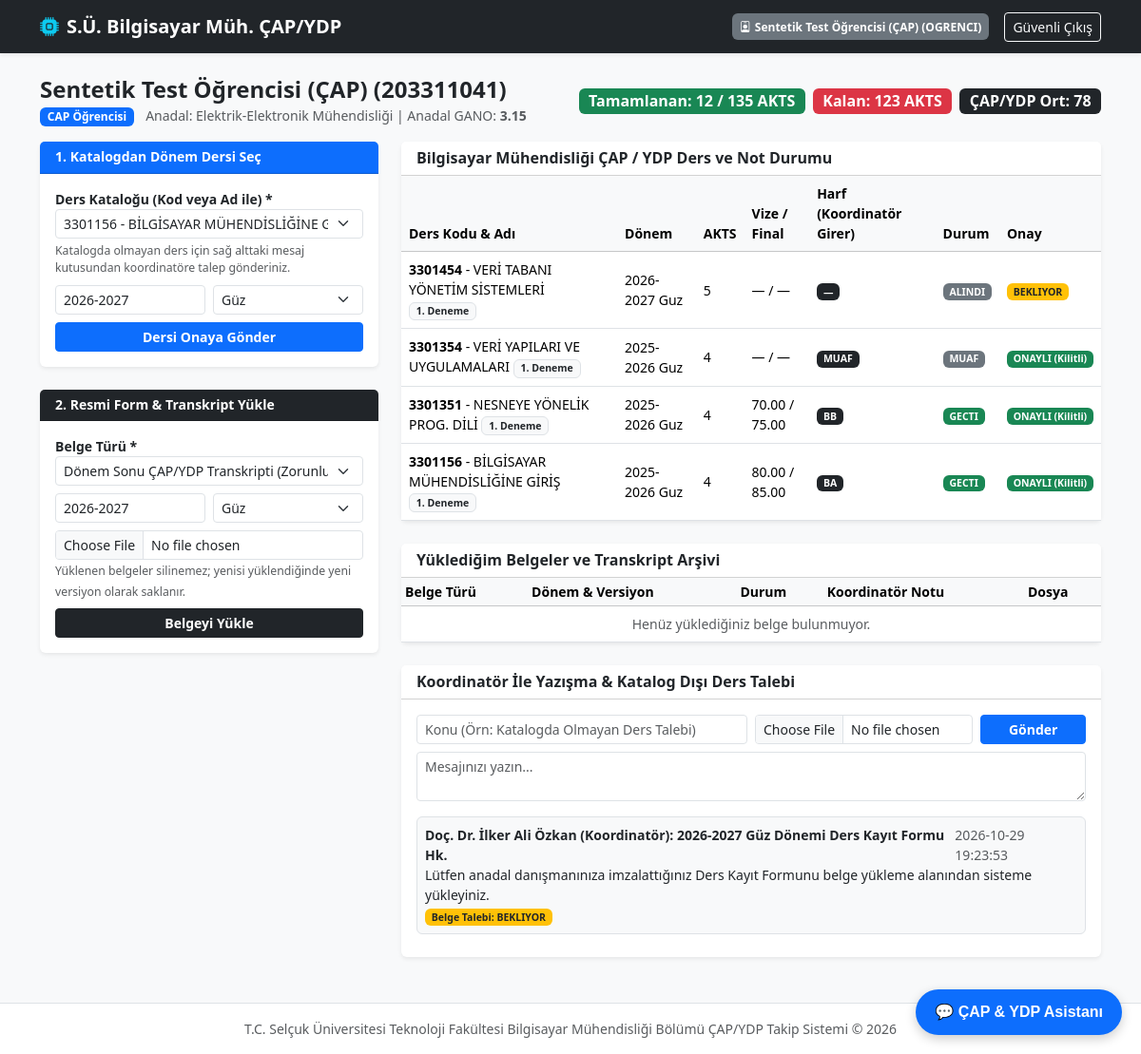
Page /ogrenci/index.php (signed in) on the committed database.
### tables this page shows
CREATE TABLE IF NOT EXISTS students (
    id INT AUTO_INCREMENT PRIMARY KEY,
    user_id INT NOT NULL,
    program_turu ENUM('CAP', 'YDP') NOT NULL,
    anadal_bolum VARCHAR(100) NOT NULL,
    kabul_donemi VARCHAR(20) NOT NULL,
    kayitli_donem_sayisi INT DEFAULT 1,
    anadal_gano DECIMAL(3,2) DEFAULT 0.00,
    anadal_gano_kaynak VARCHAR(100) DEFAULT 'Resmi Transkript',
    gano_dusme_sayisi INT DEFAULT 0,
    cap_ort_dusme_sayisi INT DEFAULT 0,
    ust_uste_ders_almama INT DEFAULT 0,
    koordinator_ozel_notu TEXT NULL,
    durum ENUM('aktif', 'mezun', 'sertifika_aldi', 'kaydi_silindi') DEFAULT 'aktif',
    durum_gerekcesi TEXT NULL,
    FOREIGN KEY (user_id) REFERENCES users(id) ON DELETE CASCADE
);

CREATE TABLE IF NOT EXISTS users (
    id INT AUTO_INCREMENT PRIMARY KEY,
    ogrenci_no VARCHAR(20) UNIQUE NULL,
    email VARCHAR(100) UNIQUE NOT NULL,
    password_hash VARCHAR(255) NOT NULL,
    ad_soyad VARCHAR(100) NOT NULL,
    role ENUM('koordinator', 'ogrenci', 'bolum_baskani', 'ogrenci_isleri') NOT NULL,
    is_active TINYINT(1) DEFAULT 1,
    created_at TIMESTAMP DEFAULT CURRENT_TIMESTAMP
);

CREATE TABLE IF NOT EXISTS student_courses (
    id INT AUTO_INCREMENT PRIMARY KEY,
    student_id INT NOT NULL,
    course_id INT NOT NULL,
    akademik_yil VARCHAR(15) NOT NULL,
    donem ENUM('Guz', 'Bahar', 'Yaz') NOT NULL,
    deneme_sayisi INT DEFAULT 1,
    vize_notu DECIMAL(5,2) NULL,
    final_notu DECIMAL(5,2) NULL,
    sayisal_ortalama DECIMAL(5,2) NULL,
    harf_notu VARCHAR(5) NULL,
    durum ENUM('planlandi', 'alindi', 'gecti', 'kaldi', 'muaf', 'cikarildi') DEFAULT 'planlandi',
    onay_durumu ENUM('bekliyor', 'onaylandi', 'reddedildi', 'iptal') DEFAULT 'bekliyor',
    degisiklik_gerekcesi TEXT NULL,
    islem_yapan_id INT NULL,
    guncelleme_tarihi TIMESTAMP DEFAULT CURRENT_TIMESTAMP ON UPDATE CURRENT_TIMESTAMP,
    FOREIGN KEY (student_id) REFERENCES students(id) ON DELETE CASCADE,
    FOREIGN KEY (course_id) REFERENCES course_catalog(id)
);

CREATE TABLE IF NOT EXISTS course_catalog (
    id INT AUTO_INCREMENT PRIMARY KEY,
    ders_kodu VARCHAR(20) NOT NULL,
    ders_adi VARCHAR(150) NOT NULL,
    akts INT NOT NULL,
    kredi INT NOT NULL,
    muafiyet_aciklama TEXT NULL,
    is_active TINYINT(1) DEFAULT 1
);

CREATE TABLE IF NOT EXISTS messages (
    id INT AUTO_INCREMENT PRIMARY KEY,
    student_id INT NOT NULL,
    gonderen_user_id INT NOT NULL,
    alici_user_id INT NOT NULL,
    konu VARCHAR(150) NOT NULL,
    mesaj TEXT NOT NULL,
    ekli_dosya_yolu VARCHAR(255) NULL,
    belge_talebi_mi TINYINT(1) DEFAULT 0,
    talep_durumu ENUM('yok', 'bekliyor', 'yuklendi', 'onaylandi', 'reddedildi') DEFAULT 'yok',
    okundu_mu TINYINT(1) DEFAULT 0,
    gonderim_tarihi TIMESTAMP DEFAULT CURRENT_TIMESTAMP,
    FOREIGN KEY (student_id) REFERENCES students(id) ON DELETE CASCADE
);

### ogrenci/index.php (the view, shortened to what the rows shown need)
<?php
require_once '../config/db.php';
$stmt = $db->prepare("SELECT s.*, u.ad_soyad, u.ogrenci_no FROM students s JOIN users u ON s.user_id = u.id WHERE u.id = ?");
$stmt->execute([$_SESSION['user_id']]);
$student = $stmt->fetch();
$db->prepare("UPDATE messages SET okundu_mu = 1 WHERE student_id = ? AND alici_user_id = ?")->execute([$student['id'], $_SESSION['user_id']]);
$dersler = $db->prepare("SELECT sc.*, cc.ders_kodu, cc.ders_adi, cc.akts FROM student_courses sc JOIN course_catalog cc ON sc.course_id = cc.id WHERE sc.student_id = ? ORDER BY sc.akademik_yil DESC, sc.id DESC");
$dersler->execute([$student['id']]);
$alinan_dersler = $dersler->fetchAll();
$mesajlar = $db->prepare("SELECT m.*, u.ad_soyad FROM messages m JOIN users u ON m.gonderen_user_id = u.id WHERE m.student_id = ? ORDER BY m.id DESC");
$mesajlar->execute([$student['id']]);
$mesaj_listesi = $mesajlar->fetchAll();
require_once '../includes/header.php';
?>
<div class="d-flex justify-content-between align-items-center mb-3">
    <div>
        <h4 class="fw-bold mb-0"><?= e($student['ad_soyad']) ?> (<?= e($student['ogrenci_no']) ?>)</h4>
        <span class="badge bg-primary"><?= e($student['program_turu']) ?> Öğrencisi</span>
        <span class="text-muted small ms-2">Anadal: <?= e($student['anadal_bolum']) ?> | Anadal GANO: <b><?= e($student['anadal_gano']) ?></b></span>
    </div>
</div>
<div class="row g-4">
    <div class="col-lg-8">
        <div class="card border-0 shadow-sm mb-4">
            <div class="table-responsive">
                <table class="table table-hover align-middle mb-0 small">
                    <thead class="table-light">
                        <tr>
                            <th>Ders Kodu & Adı</th>
                            <th>Dönem</th>
                            <th>AKTS</th>
                            <th>Vize / Final</th>
                            <th>Harf (Koordinatör Girer)</th>
                            <th>Durum</th>
                            <th>Onay</th>
                        </tr>
                    </thead>
                    <tbody>
                        <?php foreach ($alinan_dersler as $d): ?>
                            <tr>
                                <td>
                                    <b><?= e($d['ders_kodu']) ?></b> - <?= e($d['ders_adi']) ?>
                                    <span class="badge bg-light text-dark border"><?= $d['deneme_sayisi'] ?>. Deneme</span>
                                </td>
                                <td><?= e($d['akademik_yil']) ?> <?= e($d['donem']) ?></td>
                                <td><?= $d['akts'] ?></td>
                                <td><?= $d['vize_notu'] ?? '—' ?> / <?= $d['final_notu'] ?? '—' ?></td>
                                <td><span class="badge bg-dark"><?= e($d['harf_notu'] ?: '—') ?></span></td>
                                <td><span class="badge bg-<?= $d['durum']==='gecti'?'success':($d['durum']==='kaldi'?'danger':'secondary') ?>"><?= strtoupper(e($d['durum'])) ?></span></td>
                                <td>
                                    <span class="badge bg-<?= $d['onay_durumu']==='onaylandi'?'success':($d['onay_durumu']==='reddedildi'?'danger':'warning text-dark') ?>">
                                        <?= $d['onay_durumu']==='onaylandi' ? 'ONAYLI (Kilitli)' : strtoupper(e($d['onay_durumu'])) ?>
                                    </span>
                                </td>
                            </tr>
                        <?php endforeach; ?>
                    </tbody>
                </table>
            </div>
        </div>
        <div class="card border-0 shadow-sm mb-4">
            <div class="table-responsive">
                <table class="table table-sm align-middle mb-0 small">
                    <thead class="table-light">
                        <tr><th>Belge Türü</th><th>Dönem & Versiyon</th><th>Durum</th><th>Koordinatör Notu</th><th>Dosya</th></tr>
                    </thead>
                </table>
            </div>
        </div>
        <div class="card border-0 shadow-sm">
            <div class="card-body small">
                <?php foreach ($mesaj_listesi as $m): ?>
                    <div class="p-2 mb-2 rounded bg-light border">
                        <div class="d-flex justify-content-between">
                            <strong><?= e($m['ad_soyad']) ?>: <?= e($m['konu']) ?></strong>
                            <span class="text-muted"><?= e($m['gonderim_tarihi']) ?></span>
                        </div>
                        <div><?= e($m['mesaj']) ?></div>
                        <?php if ($m['belge_talebi_mi']): ?>
                            <span class="badge bg-warning text-dark mt-1">Belge Talebi: <?= strtoupper(e($m['talep_durumu'])) ?></span>
                        <?php endif; ?>
                    </div>
                <?php endforeach; ?>
            </div>
        </div>
    </div>
</div>
<?php require_once '../includes/footer.php'; ?>

### rows in the picture
students: user.ad_soyad "Sentetik Test Öğrencisi (ÇAP)", user.ogrenci_no "203311041", program_turu "CAP", anadal_bolum "Elektrik-Elektronik Mühendisliği", anadal_gano "3.15"
student_courses: course.ders_kodu "3301454", course.ders_adi "VERİ TABANI YÖNETİM SİSTEMLERİ", deneme_sayisi "1", akademik_yil "2026-2027", donem "Guz", course.akts "5", vize_notu "—", final_notu "—", harf_notu "—", durum "ALINDI", onay_durumu "BEKLIYOR"
student_courses: course.ders_kodu "3301354", course.ders_adi "VERİ YAPILARI VE UYGULAMALARI", deneme_sayisi "1", akademik_yil "2025-2026", donem "Guz", course.akts "4", vize_notu "—", final_notu "—", harf_notu "MUAF", durum "MUAF", onay_durumu "ONAYLI (Kilitli)"
student_courses: course.ders_kodu "3301351", course.ders_adi "NESNEYE YÖNELİK PROG. DİLİ", deneme_sayisi "1", akademik_yil "2025-2026", donem "Guz", course.akts "4", vize_notu "70.00", final_notu "75.00", harf_notu "BB", durum "GECTI", onay_durumu "ONAYLI (Kilitli)"
student_courses: course.ders_kodu "3301156", course.ders_adi "BİLGİSAYAR MÜHENDİSLİĞİNE GİRİŞ", deneme_sayisi "1", akademik_yil "2025-2026", donem "Guz", course.akts "4", vize_notu "80.00", final_notu "85.00", harf_notu "BA", durum "GECTI", onay_durumu "ONAYLI (Kilitli)"
messages: users.ad_soyad "Doç. Dr. İlker Ali Özkan (Koordinatör)", konu "2026-2027 Güz Dönemi Ders Kayıt Formu Hk.", gonderim_tarihi "2026-10-29 19:23:53", mesaj "Lütfen anadal danışmanınıza imzalattığınız Ders Kayıt Formunu belge yükleme alanından sisteme yükleyiniz.", talep_durumu "BEKLIYOR"

### other values in the picture
$_SESSION['ad_soyad'] "Sentetik Test Öğrencisi (ÇAP)"
$_SESSION['role'] "OGRENCI"
$analiz['tamamlanan_akts'] "12"
$analiz['hedef_akts'] "135"
$analiz['kalan_akts'] "123"
$analiz['bolum_ortalamasi'] "78"
form field course_id "3301156 - BİLGİSAYAR MÜHENDİSLİĞİNE GİRİŞ (4 AKTS)"
